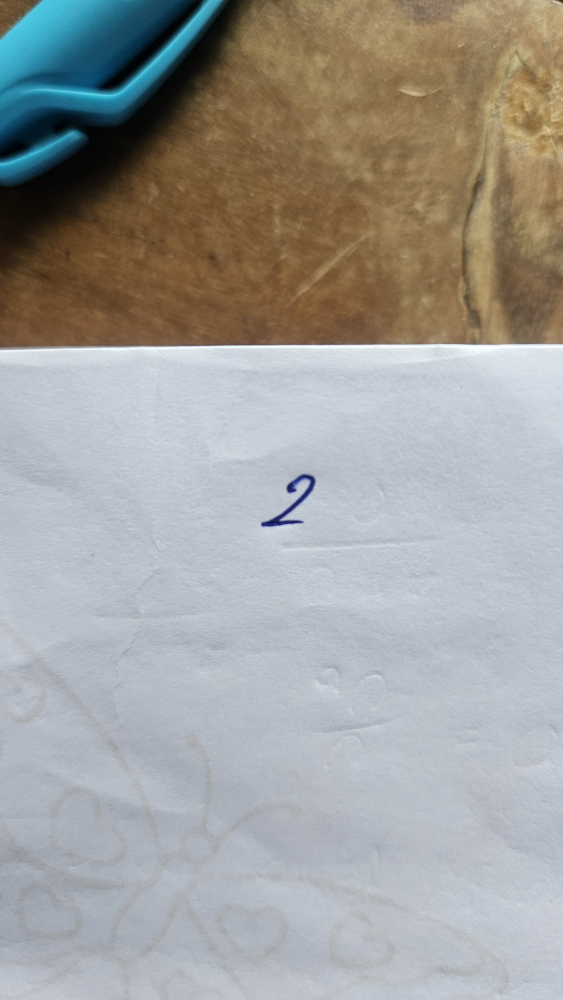
#> input picture images/20261015_122328.jpg, 2252 x 4000 px (shown at 1/4 size)
$ python -i image_demo.py   (imports and definitions only)
#> lines starting #> are read from the running program, lines starting #| are printed output that depends on the picture; after the words box and inside, x2 and y2 are one past the last pixel; in counts of white or black regions, pixels touching at a corner belong together
#> the answer given: images/20261015_122328.jpg

import os
import re
import subprocess
import tkinter as tk
from tkinter import filedialog, messagebox

import cv2
import numpy as np
from PIL import Image, ImageTk

# ==================================================
# PROJECT CONFIGURATION
# ==================================================

PROJECT = os.path.expanduser("~/fpga-cnn")
INPUT_SCALE = 45.011730688743526

PROCESSED_PATH = os.path.join(PROJECT, "processed_input.png")
MEM_PATH = os.path.join(PROJECT, "mnist_image.mem")

SOURCES = [
    "cnn_top_tb.v",
    "cnn_top.v",
    "conv1_8filters_bias.v",
    "maxpool_2x2.v",
    "requantize_array.v",
    "conv2_16filters.v",
    "maxpool_2x2_conv2.v",
    "fc_layer.v",
]


# ==================================================
# IMAGE PREPROCESSING
# ==================================================

def preprocess_image(path):
    """
    Extract blue handwriting, crop around the digit,
    preserve nearby strokes, and create a 28x28 image.

    Output:
        PIL grayscale image, white digit on black background.
    """
#> called with path = 'images/20261015_122328.jpg'

    image = cv2.imread(path)
#> image is the input picture: shape (4000, 2252, 3); mean B, G, R 157, 159.6, 159.8

    if image is None:
        raise ValueError(f"Cannot read image:\n{path}")

    # Detect blue pen ink.
    hsv = cv2.cvtColor(image, cv2.COLOR_BGR2HSV)
#> hsv: shape (4000, 2252, 3); mean H, S, V 80.5, 57.9, 174.3

    lower_blue = np.array([90, 35, 20], dtype=np.uint8)
    upper_blue = np.array([145, 255, 255], dtype=np.uint8)

    mask = cv2.inRange(hsv, lower_blue, upper_blue)
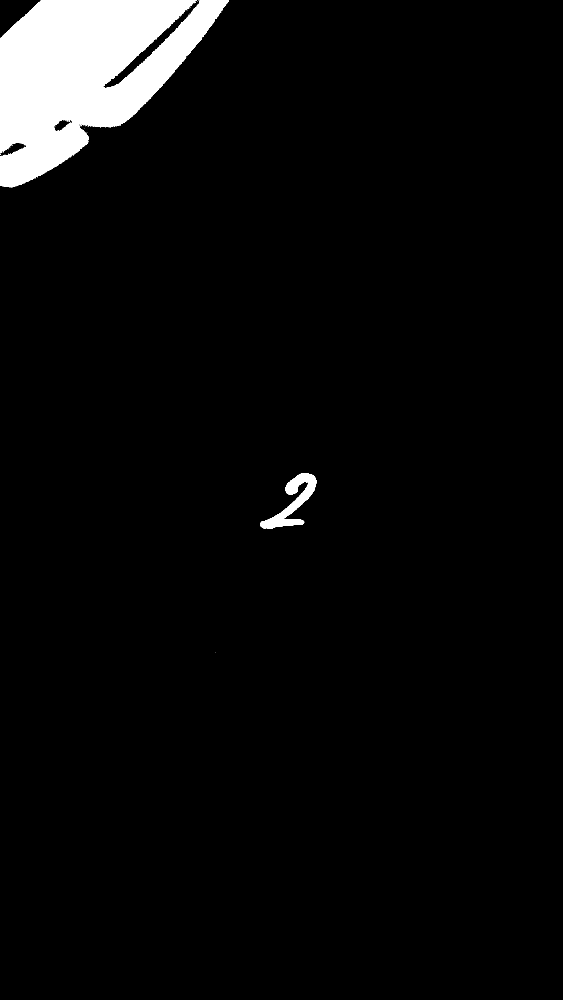
#> mask: shape (4000, 2252) (shown at 1/4 size); 4.5% white; 105 white regions (103 under 20 px), largest, box (x1, y1, x2, y2) and area: (0, 0, 914, 750) 390879, (1040, 1892, 1266, 2115) 16019

    # Remove isolated noise while retaining the main strokes.
    kernel = np.ones((3, 3), dtype=np.uint8)
    mask = cv2.morphologyEx(
        mask, cv2.MORPH_OPEN, kernel, iterations=1
    )
#> mask: shape (4000, 2252); 4.5% white; 5 white regions (3 under 20 px), largest, box (x1, y1, x2, y2) and area: (0, 0, 914, 749) 389233, (1041, 1892, 1266, 2115) 16008

    # Join nearby pieces of the same handwritten digit.
    # This can help digits whose strokes are slightly disconnected.
    join_kernel = np.ones((5, 5), dtype=np.uint8)
    joined = cv2.morphologyEx(
        mask, cv2.MORPH_CLOSE, join_kernel, iterations=2
    )
#> joined: shape (4000, 2252); 4.5% white; 2 white regions, box (x1, y1, x2, y2) and area: (0, 0, 914, 749) 390014, (1041, 1892, 1266, 2115) 16107

    # Locate connected components.
    count, labels, stats, _ = cv2.connectedComponentsWithStats(
        joined, connectivity=8
    )
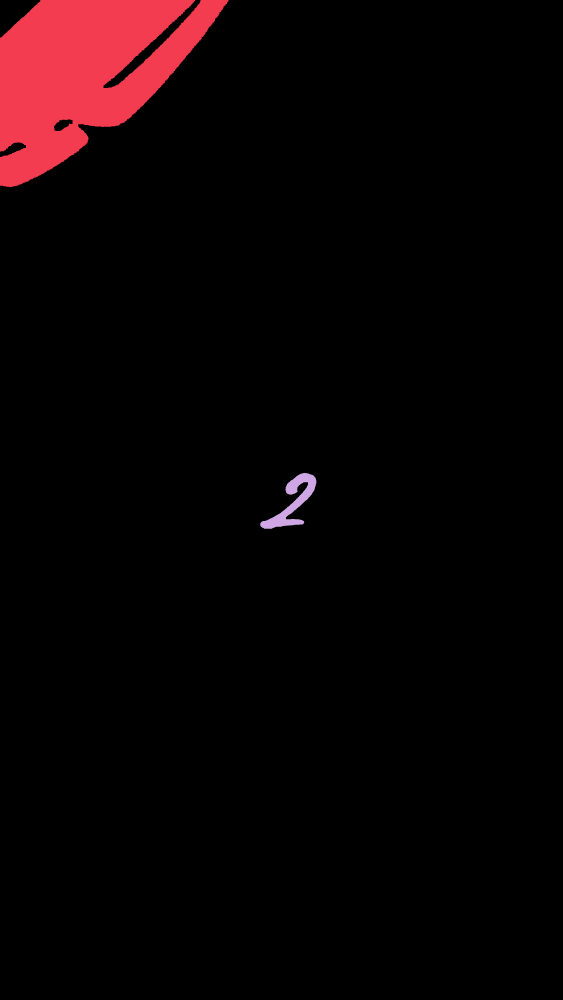
#> labels: shape (4000, 2252) int32 (shown at 1/4 size); 3 distinct labels, from 0 to 2; one colour per label, 0 black
#> count = 3; stats = [[0, 0, 2252, 4000, 8601879], [0, 0, 914, 749, 390014], [1041, 1892, 225, 223, 16107]]

    if count <= 1:
        raise ValueError(
            "No blue handwriting detected.\n"
            "Try a clearer image with darker blue ink."
        )

    # Choose the largest component as the main digit.
    areas = stats[1:, cv2.CC_STAT_AREA]
#> areas = [390014, 16107]
    largest_label = 1 + int(np.argmax(areas))
#> largest_label = 1

    x = stats[largest_label, cv2.CC_STAT_LEFT]
#> x = 0
    y = stats[largest_label, cv2.CC_STAT_TOP]
#> y = 0
    w = stats[largest_label, cv2.CC_STAT_WIDTH]
#> w = 914
    h = stats[largest_label, cv2.CC_STAT_HEIGHT]
#> h = 749

    # Include nearby components within the digit's bounding box
    # expanded by a margin. This helps preserve detached strokes.
    margin = max(12, int(0.20 * max(w, h)))
#> margin = 182

    x1 = max(0, x - margin)
#> x1 = 0
    y1 = max(0, y - margin)
#> y1 = 0
    x2 = min(joined.shape[1], x + w + margin)
#> x2 = 1096
    y2 = min(joined.shape[0], y + h + margin)
#> y2 = 931

    crop = mask[y1:y2, x1:x2]
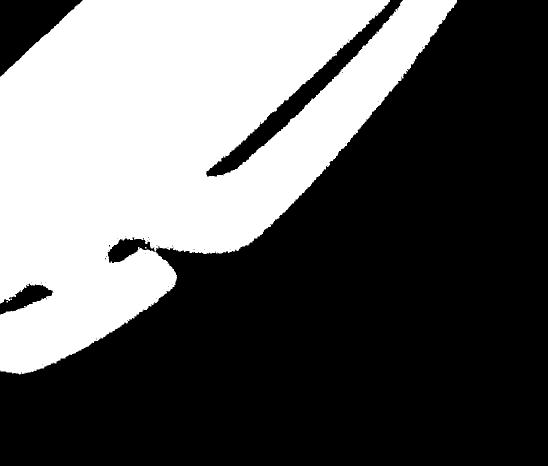
#> crop: shape (931, 1096) (shown at 1/2 size); 38.1% white; 4 white regions (3 under 20 px), largest, box (x1, y1, x2, y2) and area: (0, 0, 914, 749) 389233

    # Recompute the ink bounds in the crop.
    points = cv2.findNonZero(crop)
#> points = contour of 389260 points, box (x1, y1, x2, y2) (0, 0, 914, 749), area 141639

    if points is None:
        raise ValueError("Could not locate the digit strokes.")

    bx, by, bw, bh = cv2.boundingRect(points)
#> bx = 0; by = 0; bw = 914; bh = 749

    # Crop more tightly around the detected ink.
    digit = crop[by:by + bh, bx:bx + bw]
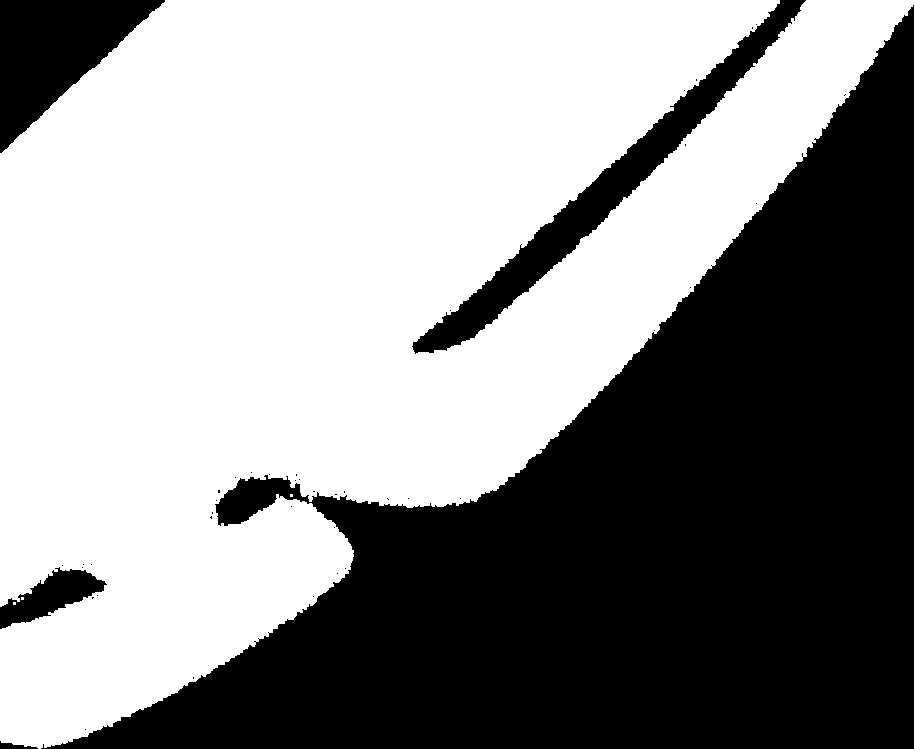
#> digit: shape (749, 914); 56.9% white; 44 black regions (39 under 20 px), largest, box (x1, y1, x2, y2) and area: (41, 5, 914, 749) 263847, (412, 0, 806, 354) 15547, (0, 0, 165, 153) 12748, (0, 567, 107, 629) 2970, (0, 741, 38, 749) 154

    # Keep the original aspect ratio; fit inside a 20x20 box.
    dh, dw = digit.shape
#> dh = 749; dw = 914

    if dw == 0 or dh == 0:
        raise ValueError("Detected digit has an invalid size.")

    scale = min(20.0 / dw, 20.0 / dh)
#> scale = 0.0219

    new_w = max(1, int(round(dw * scale)))
#> new_w = 20
    new_h = max(1, int(round(dh * scale)))
#> new_h = 16

    resized = cv2.resize(
        digit,
        (new_w, new_h),
        interpolation=cv2.INTER_AREA
    )

    # Centre the digit on a 28x28 black canvas.
    canvas = np.zeros((28, 28), dtype=np.uint8)

    offset_x = (28 - new_w) // 2
#> offset_x = 4
    offset_y = (28 - new_h) // 2
#> offset_y = 6

    canvas[
        offset_y:offset_y + new_h,
        offset_x:offset_x + new_w
    ] = resized
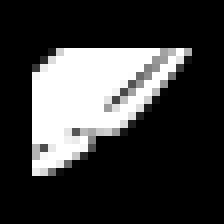
#> canvas: shape (28, 28) (shown 8 times larger); min 0, max 255, mean 59.2

    # Save the exact 28x28 image used by Verilog.
    processed = Image.fromarray(canvas)
    processed.save(PROCESSED_PATH)

    # Convert pixels to normalized, quantized INT8 values.
    values = []

    for pixel in canvas.flatten():
        normalized = (
            (int(pixel) / 255.0) - 0.1307
        ) / 0.3081

        quantized = round(normalized * INPUT_SCALE)
        quantized = max(-128, min(127, quantized))

        values.append(quantized)
#> after the loop, values = 784 values, max 127 at index 176, min -19 at index 0, mean 14.88

    if len(values) != 784:
        raise ValueError(
            f"Expected 784 pixels, got {len(values)}."
        )

    # Write each signed INT8 pixel as a hexadecimal byte.
    with open(MEM_PATH, "w") as file:
        for value in values:
            file.write(f"{value & 0xFF:02x}\n")

    print("Processed image:", PROCESSED_PATH)
    print("Input memory file:", MEM_PATH)
    print("Pixel count:", len(values))
#| Pixel count: 784
    print("Ink pixels:", int(np.count_nonzero(canvas)))
#| Ink pixels: 211

    return processed


# ==================================================
# RUN VERILOG CNN
# ==================================================

def run_cnn():
    path = filedialog.askopenfilename(
        title="Select a handwritten digit image",
        filetypes=[
            ("Image files", "*.png *.jpg *.jpeg *.bmp"),
            ("All files", "*.*")
        ]
    )

    if not path:
        return

    try:
        # Preprocess and generate the Verilog input.
        processed = preprocess_image(path)

        # Compile the complete Verilog CNN.
#> (the run stopped early here; a loop or call above may not have finished)

$ run again, with images/20261015_122332.jpg copied over images/20261015_122328.jpg
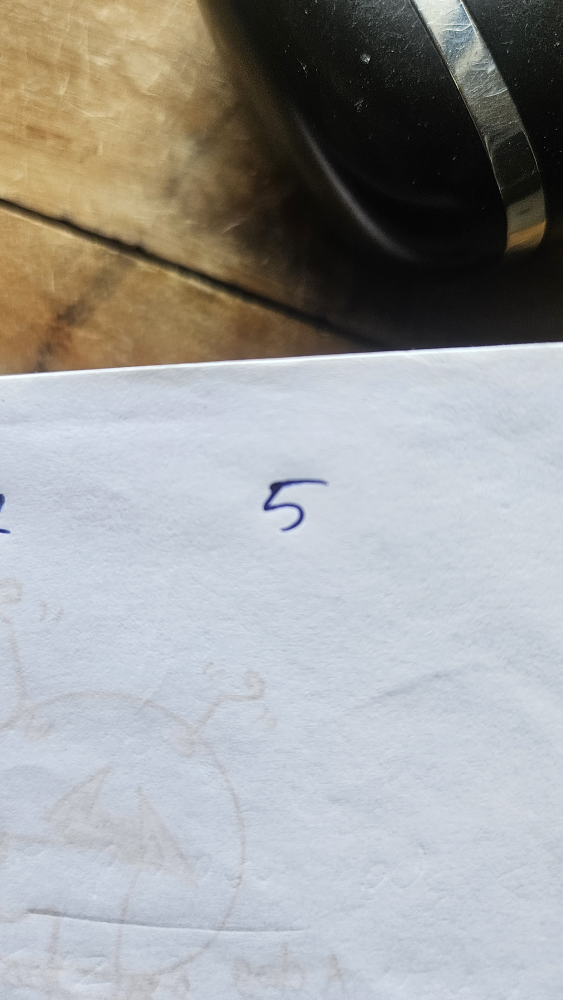
#> input picture images/20261015_122332.jpg, 2252 x 4000 px (shown at 1/4 size)
#> in preprocess_image, image is the input picture: shape (4000, 2252, 3); mean B, G, R 159.4, 160, 159.7
#> hsv: shape (4000, 2252, 3); mean H, S, V 78.3, 40.3, 171.4
#> in preprocess_image, `mask = cv2.morphologyEx( mask, cv2.MORPH_OPEN, kernel, iterations=1 )`:
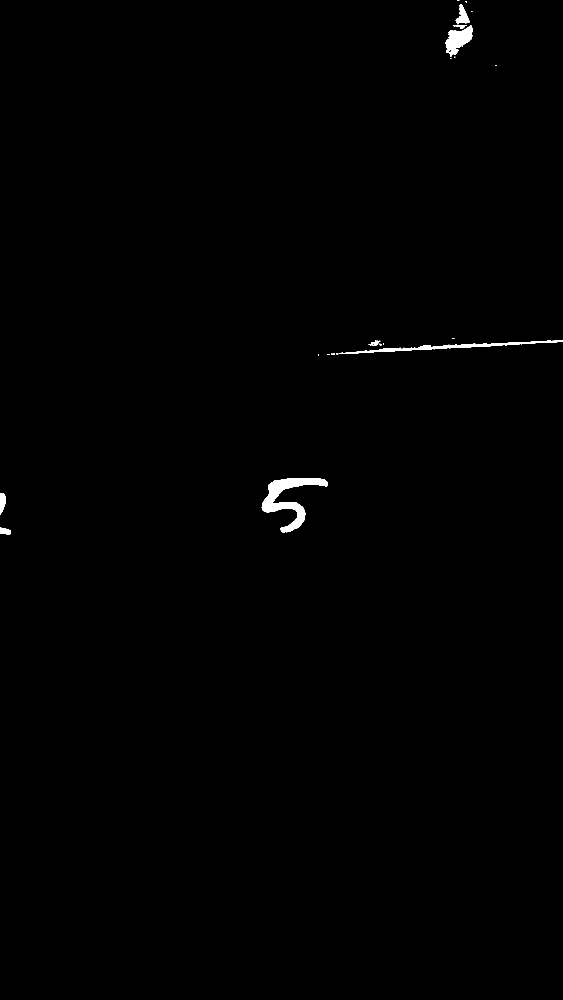
#> mask: shape (4000, 2252) (shown at 1/4 size); 0.43% white; 30 white regions (14 under 20 px), largest, box (x1, y1, x2, y2) and area: (1047, 1912, 1312, 2129) 18004, (1356, 1361, 2252, 1416) 8105, (1782, 102, 1892, 228) 6857
#> joined: shape (4000, 2252); 0.45% white; 12 white regions (4 under 20 px), largest, box (x1, y1, x2, y2) and area: (1047, 1912, 1312, 2129) 18061, (1782, 16, 1892, 235) 10467, (1309, 1361, 2252, 1419) 8512
#> labels: shape (4000, 2252) int32; 13 distinct labels, from 0 to 12
#> count = 13; stats = 13 rows, first 6: [0, 0, 2252, 4000, 8967867], [1830, 0, 7, 2, 14], [1862, 0, 6, 12, 48], [1782, 16, 110, 219, 10467], [1885, 45, 4, 3, 12], [1983, 260, 3, 4, 12]
#> areas = [14, 48, 10467, 12, 12, 27, 633, 8512, 12, 18061, 1433, 902]
#> largest_label = 10
#> x = 1047
#> y = 1912
#> w = 265
#> h = 217
#> margin = 53
#> x1 = 994
#> y1 = 1859
#> x2 = 1365
#> y2 = 2182
#> crop: shape (323, 371); 15% white; 1 white region, box (x1, y1, x2, y2) and area: (53, 53, 318, 270) 18004
#> points = contour of 18004 points, box (x1, y1, x2, y2) (53, 53, 318, 270), area 1450
#> bx = 53; bw = 265; bh = 217
#> digit: shape (217, 265); 31.3% white; 1 white region, box (x1, y1, x2, y2) and area: (0, 0, 265, 217) 18004
#> in preprocess_image, `canvas[ offset_y:offset_y + new_h, offset_x:offset_x + new_w ] = resized`:
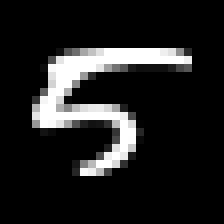
#> canvas: shape (28, 28) (shown 8 times larger); min 0, max 255, mean 32.6
#> after the loop in preprocess_image, `for pixel in canvas.flatten():`: values = 784 values, max 127 at index 181, min -19 at index 0, mean -0.346
#| Pixel count: 784
#| Ink pixels: 147
